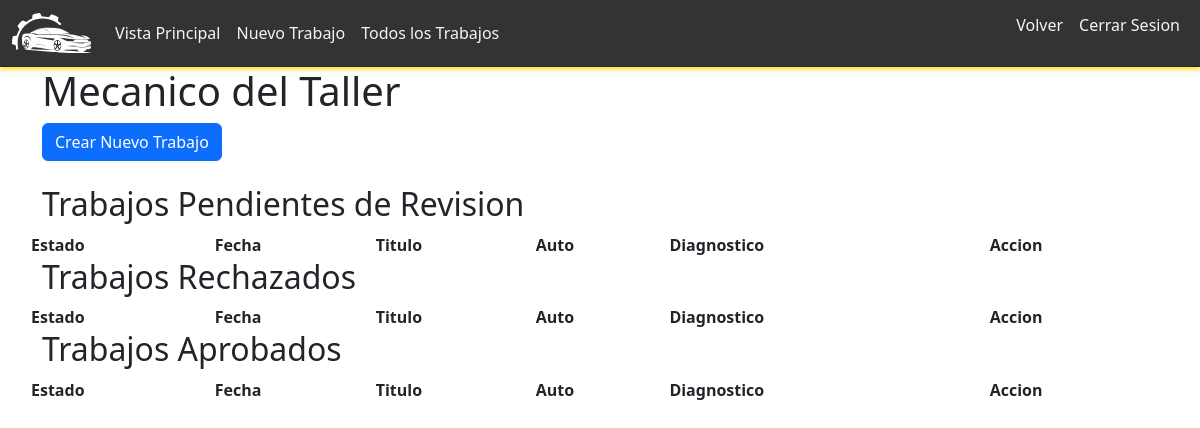
Page /admin_mecanico (signed in) on the earlier database version.
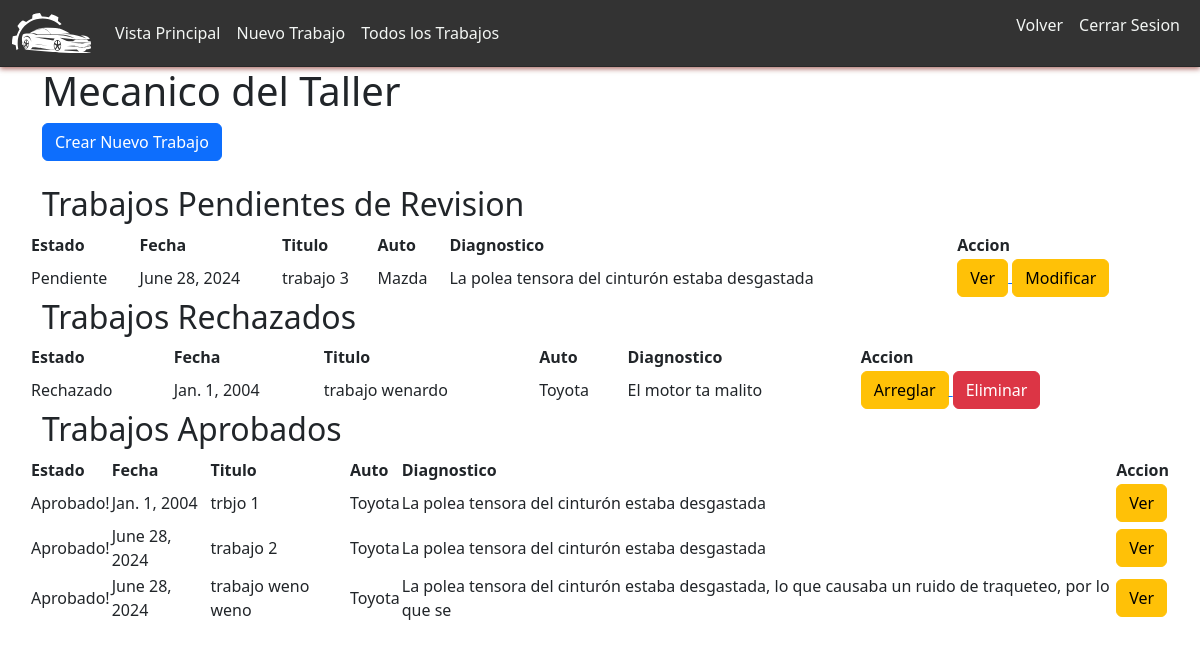
Same page on the later database version.
### core/models.py (models this page shows)
class Trabajo(models.Model):
    ESTADO_REVISION = (
        ("Por revisar", "Por revisar"),
        ("Aprobado", "Aprobado"),
        ("Rechazado", "Rechazado"),
        ("Inactivo", "Inactivo"),
    )
    mecanico = models.ForeignKey(Mecanico, on_delete=models.CASCADE)
    foto_principal = models.ImageField(upload_to='fotos/', null=True)
    titulo = models.CharField(max_length=100, null=True)
    fecha_trabajo = models.DateField()
    fecha_creacion = models.DateField(auto_now_add=True, null=True)
    fecha_actualizacion = models.DateField(auto_now=True, null=True)
    auto = models.CharField(max_length=100)
    diagnostico = models.CharField(max_length=150)
    descripcion = models.TextField()
    revision = models.CharField(max_length=100, choices=ESTADO_REVISION)
    observaciones = models.TextField(null=True, blank=True)

### core/decorators.py (the view)
        def wrapper_func(request, *args, **kwargs):
            group = None
            if request.user.groups.exists():
                group = request.user.groups.all()[0].name
            if group in allowed_roles:
                return view_func(request, *args, **kwargs)
            else:
                return redirect("/auth_error")

### core/views.py (called while the page is built)
@allowed_users(allowed_roles=['mecanico'])
def admin_mecanico(request):
    mecanico_actual = Mecanico.objects.filter(user=request.user).first()
    trabajos = Trabajo.objects.filter(mecanico = mecanico_actual)
    context = {"trabajos":trabajos}
    return render(request, "admin-mecanico.html", context)

### templates/admin-mecanico.html (shortened to what this page needs)
<!DOCTYPE html>
<html>
  <head>
    {% load static %}
      <link rel="stylesheet" href="{% static 'bootstrap-5.3.3/css/bootstrap.css' %}">
      <link rel="stylesheet" href="{% static 'css/navbar-admin.css' %}">
      <link rel="stylesheet" href="{% static 'css/admin-mecanico.css' %}">
  </head>
  <body>
  {% include "navbar-admin.html" %}
    <main>
        <div class="container">
            <h1>Mecanico del Taller</h1>
            <a href="{% url "admin-mecanico-nuevotrabajo" %}">
            <button class="btn btn-primary">
                Crear Nuevo Trabajo
            </button>
            </a>
        </div>
        <br>
        <div class="container">
            <div class="row">
                <h2>Trabajos Pendientes de Revision</h2>
                <table class="tabla-pulenta">
                <tr>
                    <th>Estado</th>
                    <th>Fecha</th>
                    <th>Titulo</th>
                    <th>Auto</th>
                    <th>Diagnostico</th>
                    <th>Accion</th>
                </tr>
                {% for trabajo in trabajos %}
                    {% if trabajo.revision == "Por revisar" %}
                    	<tr>
                            <td>Pendiente</td>
                            <td>{{ trabajo.fecha_trabajo }}</td>
                            <td>{{ trabajo.titulo }}</td>
                            <td>{{ trabajo.auto }}</td>
                            <td>{{ trabajo.diagnostico }}</td>
                        <td>
                            <a href="{% url "admin-mecanico-vertrabajo" trabajo.id %}">
                                <button class="btn btn-warning">Ver</button>
                            </a>
                            <a href="{% url "admin-mecanico-modtrabajo" trabajo.id %}">
                                <button class="btn btn-warning">Modificar</button>
                            </a>
                        </td>
                        </tr>
                    {% endif %}
                {% endfor %}
            </table>
            </div>
            <div class="row">
                <h2>Trabajos Rechazados</h2>
                <table class="tabla-pulenta">
                <tr>
                    <th>Estado</th>
                    <th>Fecha</th>
                    <th>Titulo</th>
                    <th>Auto</th>
                    <th>Diagnostico</th>
                    <th>Accion</th>
                </tr>
                {% for trabajo in trabajos %}
                    {% if trabajo.revision == "Rechazado" %}
                    	<tr>
                            <td>Rechazado</td>
                            <td>{{ trabajo.fecha_trabajo }}</td>
                            <td>{{ trabajo.titulo }}</td>
                            <td>{{ trabajo.auto }}</td>
                            <td>{{ trabajo.diagnostico }}</td>
                            <td>
                                <a href="{% url "admin-mecanico-arreglartrabajo" trabajo.id %}">
                                    <button class="btn btn-warning">Arreglar</button>
                                </a>
                                <a href="{% url "admin-mecanico-eliminartrabajo" trabajo.id %}">
                                    <button class="btn btn-danger">Eliminar</button>
                                </a>
                            </td>
                        </tr>
                    {% endif %}
                {% endfor %}
            </table>
            </div>
            <div class="row">
                <h2>Trabajos Aprobados</h2>
                <table class="tabla-pulenta">
                <tr>
                    <th>Estado</th>
                    <th>Fecha</th>
                    <th>Titulo</th>
                    <th>Auto</th>
                    <th>Diagnostico</th>
                    <th>Accion</th>
                </tr>
                {% for trabajo in trabajos %}
                    {% if trabajo.revision == "Aprobado" %}
                    	<tr>
                            <td>Aprobado!</td>
                            <td>{{ trabajo.fecha_trabajo }}</td>
                            <td>{{ trabajo.titulo }}</td>
                            <td>{{ trabajo.auto }}</td>
                            <td>{{ trabajo.diagnostico }}</td>
                            <td>
                                <a href="{% url "admin-mecanico-vertrabajo" trabajo.id %}">
                                    <button class="btn btn-warning">Ver</button>
                                </a>
                            </td>
                        </tr>
                    {% endif %}
                {% endfor %}
            </table>
            </div>
        </div>
    </main>
  </body>
</html>

### templates/navbar-admin.html (shortened to what this page needs)
{% load static %}
  <nav class="navbar navbar-expand-md sticky-top">
    <div class="container-fluid justify-content-between">
      <a class="navbar-brand" href=
              {% if user.groups.all.0.name == "mecanico" %}
                  "{% url 'admin-mecanico' %}"
              {% elif user.groups.all.0.name == "administrador_taller" %}
                  "{% url 'admin-taller' %}"
              {% endif %}>
        <img class="logo-header" src="{% static 'img/logos empresa/logo-auto-blanco.svg' %}" width="30" height="30"
             alt="logo empresa" />
      </a>
      <div class="collapse navbar-collapse" id="navbarCollapse">
        <ul class="navbar-nav me-auto mb-2 mb-md-0">
            {% if user.groups.all.0.name == "mecanico" %}
                <li class="nav-item">
                <a class="nav-link"
                   href="{% url 'admin-mecanico' %}">Vista Principal</a>
                </li>
                <li class="nav-item">
                <a class="nav-link
                    "
                   href="{% url 'admin-mecanico-nuevotrabajo' %}">Nuevo Trabajo</a>
                </li>
                <li class="nav-item">
                <a class="nav-link
                    "
                   href="{% url 'admin-mecanico-trabajos' %}">Todos los Trabajos</a>
                </li>
                {% endif %}
        </ul>
      </div>
      <div class="d-flex ms-auto r-elements">
          <a class="nav-link mx-2" href="{% url 'index' %}">
              <p>Volver</p>
          </a>
          <a class="nav-link mx-2" href="{% url 'user_logout' %}">
              <p>Cerrar Sesion</p>
          </a>
      </div>
    </div>
  </nav>

### core/static/css/navbar-admin.css (style rules this page uses)
.navbar { transition: box-shadow 0.3s ease; }
.nav-link { color: #f3f6f4; transition: color 0.5s ease; position: relative; }
.navbar { border-bottom: 1px solid rgba(0, 0, 0, 0.215); box-shadow: 0px 2px 5px #862922a8; }
.logo-header { width: auto; height: auto; }
nav { background-color: #333333; }
.navbar-brand img { width: 100%; max-width: 90px; }

Differences in the rows shown:
added Trabajo: fecha_trabajo "June 28, 2024", titulo "trabajo 3", auto "Mazda", diagnostico "La polea tensora del cinturón estaba desgastada", shown under "Trabajos Pendientes de Revision"
added Trabajo: fecha_trabajo "Jan. 1, 2004", titulo "trabajo wenardo", auto "Toyota", diagnostico "El motor ta malito", shown under "Trabajos Rechazados"
added Trabajo: fecha_trabajo "Jan. 1, 2004", titulo "trbjo 1", auto "Toyota", diagnostico "La polea tensora del cinturón estaba desgastada", shown under "Trabajos Aprobados"
added Trabajo: fecha_trabajo "June 28, 2024", titulo "trabajo 2", auto "Toyota", diagnostico "La polea tensora del cinturón estaba desgastada", shown under "Trabajos Aprobados"
added Trabajo: fecha_trabajo "June 28, 2024", titulo "trabajo weno weno", auto "Toyota", diagnostico "La polea tensora del cinturón estaba desgastada, lo que causaba un ruido de traqueteo, por lo que se", shown under "Trabajos Aprobados"
